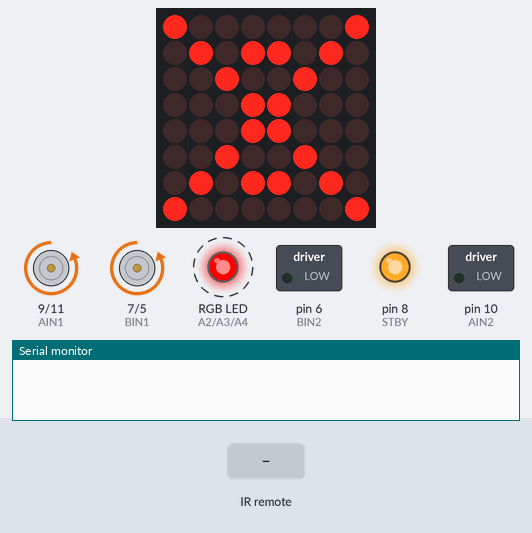
Recording of a sketch running on a simulated Arduino Uno, built with avr-gcc and run on an emulated ATmega328P. On the bench: 8×8 LED matrix, direction and speed pins drawn as motors (green arrow = direction pin HIGH = forward, orange = LOW = backward, longer = more drive, stopped while the standby pin is LOW), switched loads named in the sketch (green lamp = pin HIGH), an RGB LED mixed from three pins (HIGH = lit), output pins drawn as LEDs (lit = HIGH), the last lines printed to the serial monitor. Wiring (inferred from the names in the program): MAX7219 LED driver (orientation assumed): data pin 4; clock pin 2; CS pin 3. Dashed ring = blinking. The test bench sets the inputs (shaded band). Pins used as bus, display or sensor lines are not drawn.

Above: at 0.45 s.
At 1.2 s:
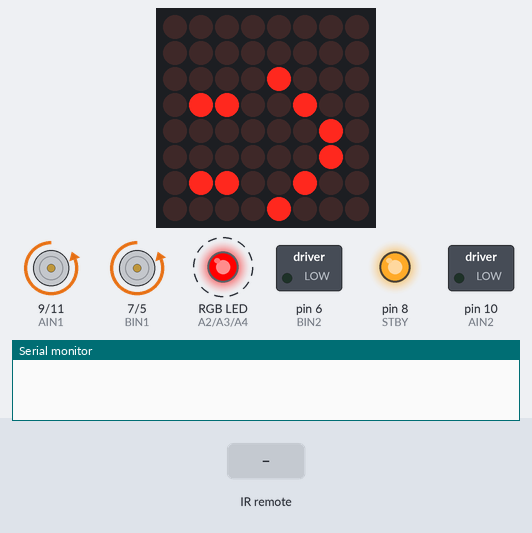
1.3 s: infrared code 0x80 received
At 3.49 s:
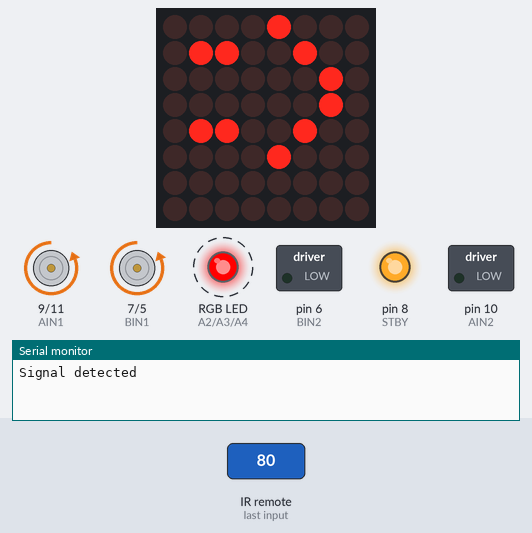
Timing chart, 0 to 10.3 s (numbered marks = the images above; inputs shaded):
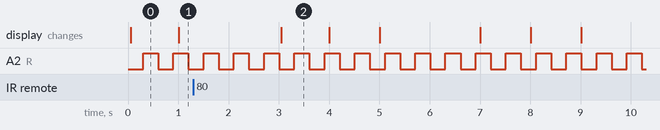

Measured:
- by itself, A2 (R): alternates HIGH for 0.30 s and LOW for 0.30 s
- what the display in image 0 shows lasts 0.9 s, from 0.1 s to 1.0 s

The sketch:

Arnold.ino
```cpp
#include "states.h"

states Arnold;

void setup() {
  Arnold.setup();
}

void loop() {
  Arnold.getTime();
  Arnold.changeState(actionNumber);
}
```

IRdiode.h
```cpp
#include <IRremote.h>

#define SIG A1
#define VCC 13
#define signalDelay 100

IRrecv irrecv(SIG);
decode_results results;;
char actionNumber = 0x16; // default action, 0 on pilot

struct IRdiode{
  unsigned long _currentDuration;
  unsigned long _last_millis;

  void setup(){
    Serial.begin(9600);
    irrecv.enableIRIn();
     pinMode(VCC, OUTPUT);
     digitalWrite(VCC, HIGH);
    }

  void getTime(unsigned long milis){
    _currentDuration+= milis -_last_millis;
    _last_millis = milis;
    if(_currentDuration >= signalDelay){
      if(irrecv.decode()) {
          Serial.print("Signal detected");
          actionNumber =  results.value;
          _currentDuration = 0;
          irrecv.resume();
      }
    }
  }
};
```

buzzer.h
```cpp
#include "notesFrequency.h"
#define BUZ A0

//default notes duration
int currentBPM = 75;
unsigned long quarterNote = 800; //ms
unsigned long wholeNote = quarterNote*4;
unsigned long halfNote = quarterNote*2;
unsigned long eightNote = quarterNote/2;
unsigned long distanceBetweenNotes = 10;

/*
 *  Change tempo of the melody
 *  int newBPM - new tempo in ,,beats per minute"
 */
void changeTempo(int newBPM){
  quarterNote = 60000/newBPM;  // T = 1/f  [min]      T * 60 * 100 [ms]
  eightNote = quarterNote / 2;
  halfNote = quarterNote*2;
  wholeNote = quarterNote*4;
}

/*
 * Simple note
 */
struct note{
  int _frequency;
  unsigned long &_length;
  note(int frequency, unsigned long &length_ms): _length(length_ms), _frequency(frequency){}
};

/*
 * Vector of notes
 */
struct melody{
  int _notes_number;
  note* _notes;
  melody(int notes_number, note* notes): _notes_number(notes_number), _notes(notes){}
};

/*
 * Main buzzer struct
 */
struct buzzer{
  bool _isPlaying = false;
  bool _pausedBetweenNotes = false;
  unsigned long _currentDuration;
  int _currentNoteInd;
  unsigned long _last_millis;
  melody* _currentMelody;

  void pause(){ _isPlaying = false;}
  void play(melody* m){ _currentMelody = m ;_currentNoteInd = 0; _currentDuration = 0; _isPlaying = true;}
  void setup(){ pinMode(BUZ, OUTPUT);}

  /*
   * Main function of this struct
   * Get time from millis() arduino function in main()
   * Playing melody given in play() function
   */
  void getTime(unsigned long milis){
    if(_isPlaying){
      _currentDuration+= milis -_last_millis;
      _last_millis = milis;

      // Buzzer have to wait some time between notes
      // We have to distinguish between two notes from one
      if(_pausedBetweenNotes){
        noTone(BUZ);
        if(_currentDuration >= distanceBetweenNotes){
          _pausedBetweenNotes = false;
          _currentDuration = 0;
        }
      }
      else{
        // Change note if last one have ended.
        if( _currentDuration >= _currentMelody->_notes[_currentNoteInd]._length){
          _currentDuration = 0;
          _currentNoteInd++;
          if(_currentNoteInd == _currentMelody->_notes_number) _currentNoteInd = 0;
          _pausedBetweenNotes = true;
        }
        // Don't change note
        else tone(BUZ, _currentMelody->_notes[_currentNoteInd]._frequency);
      }
    }
    else noTone(BUZ);
  }
};
```

hbridge.h
```cpp
  #define PWMA 11
#define AIN2 10
#define AIN1 9
#define STBY 8
#define BIN1 7
#define BIN2 6
#define PWMB 5

#define _motorChange 100

struct hbridge{
  int _A; // 0 - sleep, -1 backward, 1 foward
  int _B;
  bool motorTurn = false; // false A, true B
  unsigned long _currentDuration;
  unsigned long _last_millis;

  void setup(){
  for(int i = 5; i<12; i++)
    {
    pinMode(i,OUTPUT);
    digitalWrite(i,LOW);
    }
    digitalWrite(STBY, HIGH);
    digitalWrite(PWMA, HIGH);
    digitalWrite(PWMB, HIGH);
  }

  //B - forward
  void BF(){ digitalWrite(AIN1, LOW); digitalWrite(AIN2, HIGH);}

  //B - backward
  void BB(){  digitalWrite(AIN1, HIGH); digitalWrite(AIN2, LOW);}

  //A - forward
  void AF(){ digitalWrite(BIN1, LOW); digitalWrite(BIN2, HIGH);}

  //Left - backward
  void AB(){ digitalWrite(BIN1, HIGH); digitalWrite(BIN2, LOW);}

  void A_stop(){
    digitalWrite(AIN1, LOW);
    digitalWrite(AIN2, LOW);

  }

  void B_stop(){
    digitalWrite(BIN1, LOW);
    digitalWrite(BIN2, LOW);
  }

  void getTime(unsigned long milis){
    _currentDuration+= milis -_last_millis;
    _last_millis = milis;
    if( _currentDuration >= _motorChange){
      _currentDuration = 0;
      motorTurn = !motorTurn;
    }
    if(!motorTurn){
      if(_A) AF();
      else if(_A == -1) AB();
      else A_stop();
    }

    if(motorTurn){
      if(_B) BF();
      else if(_B == -1) BB();
      else B_stop();
    }
  }
};
```

ledMatrix.h
```cpp
#define CLK 2 // clock
#define CS 3  // load pulse
#define DIN 4  // data in


/*
 *  Simple frame
 *  frames generator https://xantorohara.github.io/led-matrix-editor/
 */
struct frame{
  unsigned long _length; // ms
  int64_t _image;
  frame(unsigned long length,  int64_t image): _length(length), _image(image){}
};

/*
 * Vector of frames
 */
struct animation{
  frame* _frames;
  unsigned int _framesNumber;
  animation(unsigned int framesNumber, frame* frames): _framesNumber(framesNumber), _frames(frames){}
};

/*
 * Main led matrix struct
 */
struct ledMatrix{
  unsigned char imageTable[8];  // char == 1 byte
  int64_t img = 0x815a241818245a81; // int64_t == 8 * char =  8 bytes
  unsigned long _currentDuration;
  unsigned long _last_millis;
  animation* _currentAnimation;
  int _currentFrameInd = 0;

 /*
  * Transform 8bytes hex into 8 1 byte hex
 */
  void changeImageTable(int64_t hex){ for(int i = 0; i < 8; i++){ imageTable[i] = (hex >> (8*i)) & 0xff;}}

  void send_byte(unsigned char data){
    digitalWrite(CS,LOW);
    for(int i=8;i>0;i--){
      digitalWrite(CLK,LOW);
      if((data&0x80)==0x80) digitalWrite(DIN,HIGH);
      else  digitalWrite(DIN,LOW);
      data = data<<1;
      digitalWrite(CLK,HIGH);
    }
  }

  void send_data(unsigned char address,unsigned char dat) {
    digitalWrite(CS,LOW);
    send_byte(address);
    send_byte(dat);
    digitalWrite(CS,HIGH);
  }

  void display(){for(int i=1;i<9;i++) send_data(i,imageTable[i-1]);}


  // https://tinusaur.org/tag/max7219/
  void init_MAX7219() {
    send_data(0x09, 0x00); // Decode-Mode Register, 00 = No decode
    send_data(0x0a, 0x03); // Intensity Register, 0x00 .. 0x0f
    send_data(0x0b, 0x07); // Scan-Limit Register, 0x07 to show all lines
    send_data(0x0c, 0x01); // Shutdown Register, 0x01 = Normal Operation
    send_data(0x0f, 0x00); // Display-Test Register, 0x00 = Normal
  }


  void setup(){
    pinMode(CLK,OUTPUT);
    pinMode(CS,OUTPUT);
    pinMode(DIN,OUTPUT);
    delay(50);
    changeImageTable(img);
    init_MAX7219();
  }

    void play(animation* a){ _currentAnimation = a ;_currentFrameInd = 0; _currentDuration = 0;}

    /*
   * Main function of this struct
   * Get time from millis() arduino function in main()
   * Playing animation given in play() function
   */
   void getTime(unsigned long milis){
    _currentDuration+= milis -_last_millis;
    _last_millis = milis;
    if( _currentDuration >= _currentAnimation->_frames[_currentFrameInd]._length){
      _currentDuration = 0;
      _currentFrameInd++;
      if(_currentFrameInd == _currentAnimation->_framesNumber) _currentFrameInd = 0;
      changeImageTable(_currentAnimation->_frames[_currentFrameInd]._image);
    }
    else display();
   }
};
```

notesFrequency.h
```cpp
/// Notes frequency
///Source: https://forbot.pl/blog/kurs-arduino-ii-syrena-alarmowa-mosfet-w-praktyce-id15497

#define NOTE_B0  31
#define NOTE_C1  33
#define NOTE_CS1 35
#define NOTE_D1  37
#define NOTE_DS1 39
#define NOTE_E1  41
#define NOTE_F1  44
#define NOTE_FS1 46
#define NOTE_G1  49
#define NOTE_GS1 52
#define NOTE_A1  55
#define NOTE_AS1 58
#define NOTE_B1  62
#define NOTE_C2  65
#define NOTE_CS2 69
#define NOTE_D2  73
#define NOTE_DS2 78
#define NOTE_E2  82
#define NOTE_F2  87
#define NOTE_FS2 93
#define NOTE_G2  98
#define NOTE_GS2 104
#define NOTE_A2  110
#define NOTE_AS2 117
#define NOTE_B2  123
#define NOTE_C3  131
#define NOTE_CS3 139
#define NOTE_D3  147
#define NOTE_DS3 156
#define NOTE_E3  165
#define NOTE_F3  175
#define NOTE_FS3 185
#define NOTE_G3  196
#define NOTE_GS3 208
#define NOTE_A3  220
#define NOTE_AS3 233
#define NOTE_B3  247
#define NOTE_C4  262
#define NOTE_CS4 277
#define NOTE_D4  294
#define NOTE_DS4 311
#define NOTE_E4  330
#define NOTE_F4  349
#define NOTE_FS4 370
#define NOTE_G4  392
#define NOTE_GS4 415
#define NOTE_A4  440
#define NOTE_AS4 466
#define NOTE_B4  494
#define NOTE_C5  523
#define NOTE_CS5 554
#define NOTE_D5  587
#define NOTE_DS5 622
#define NOTE_E5  659
#define NOTE_F5  698
#define NOTE_FS5 740
#define NOTE_G5  784
#define NOTE_GS5 831
#define NOTE_A5  880
#define NOTE_AS5 932
#define NOTE_B5  988
#define NOTE_C6  1047
#define NOTE_CS6 1109
#define NOTE_D6  1175
#define NOTE_DS6 1245
#define NOTE_E6  1319
#define NOTE_F6  1397
#define NOTE_FS6 1480
#define NOTE_G6  1568
#define NOTE_GS6 1661
#define NOTE_A6  1760
#define NOTE_AS6 1865
#define NOTE_B6  1976
#define NOTE_C7  2093
#define NOTE_CS7 2217
#define NOTE_D7  2349
#define NOTE_DS7 2489
#define NOTE_E7  2637
#define NOTE_F7  2794
#define NOTE_FS7 2960
#define NOTE_G7  3136
#define NOTE_GS7 3322
#define NOTE_A7  3520
#define NOTE_AS7 3729
#define NOTE_B7  3951
#define NOTE_C8  4186
#define NOTE_CS8 4435
#define NOTE_D8  4699
#define NOTE_DS8 4978
```

rgb.h
```cpp
#define R A2
#define G A3
#define B A4

enum rgb_state{off, police, error,green };

struct rgb{
  unsigned long _currentDuration;
  unsigned long _last_millis;
  unsigned long _colorChange = 300; // [ms]
  rgb_state mystate = off;
  bool _light;

  void changeState(rgb_state newState){ mystate = newState;}
  void setup(){ pinMode(R,OUTPUT); pinMode(G,OUTPUT); pinMode(B,OUTPUT);}
  void getTime(unsigned long milis){
    _currentDuration+= milis -_last_millis;
    _last_millis = milis;
    if( _currentDuration >= _colorChange){
      _currentDuration = 0;
      _light = !_light;
    }
    switch (mystate){
      case off:
        digitalWrite(R,0);
        digitalWrite(G,0);
        digitalWrite(B,0);
        break;
      case police:
        digitalWrite(R, _light);
        digitalWrite(G,0);
        digitalWrite(B, !_light);
        break;
      case error:
        digitalWrite(R, _light);
        digitalWrite(G,0);
        digitalWrite(B,0);
        break;
      case green:
        digitalWrite(R, 0);
        digitalWrite(G,_light);
        digitalWrite(B,0);
      }
    }
};
```

songs_and_melodies.h
```cpp
#include "buzzer.h"
#include "ledMatrix.h"

/* ===============================================
 * ================= MELODIES ====================
 * ===============================================
  */

note PeterGunn[48] = {
                     note(NOTE_F3, eightNote),note(NOTE_F3, eightNote), note(NOTE_G3, eightNote), note(NOTE_F3, eightNote),
                     note(NOTE_GS3, eightNote), note(NOTE_F3, eightNote), note(NOTE_AS3, eightNote), note(NOTE_GS3, eightNote),

                     note(NOTE_DS4, halfNote), note(NOTE_C4, halfNote),

                     note(NOTE_F3, eightNote),note(NOTE_F3, eightNote), note(NOTE_G3, eightNote), note(NOTE_F3, eightNote),
                     note(NOTE_GS3, eightNote), note(NOTE_F3, eightNote), note(NOTE_AS3, eightNote), note(NOTE_GS3, eightNote),

                     note(NOTE_DS4, wholeNote),

                     note(NOTE_C5, eightNote),note(NOTE_FS4, eightNote), note(NOTE_G3, eightNote), note(NOTE_F3, eightNote),
                     note(NOTE_GS3,eightNote), note(NOTE_F3, eightNote), note(NOTE_AS3, eightNote), note(NOTE_GS3, eightNote),

                     note(NOTE_F3, eightNote), note(NOTE_C4, eightNote), note(NOTE_DS4, eightNote), note(NOTE_F4, eightNote),
                     note(NOTE_FS4, quarterNote), note(NOTE_FS4, eightNote), note(NOTE_FS4, eightNote),

                     note(NOTE_FS4, quarterNote), note(NOTE_F4, eightNote), note(NOTE_DS4, eightNote),
                     note(NOTE_A3, quarterNote), note(NOTE_FS3, eightNote), note(NOTE_A3, eightNote),

                     note(NOTE_E3, eightNote),note(NOTE_F3, eightNote), note(NOTE_G3, eightNote), note(NOTE_F3, eightNote),
                     note(NOTE_GS3, eightNote), note(NOTE_F3, eightNote), note(NOTE_AS3, eightNote), note(NOTE_GS3, eightNote),
                     };
melody blues_brothers_PeterGunn(48, PeterGunn);

note kurki3[14] = {note(NOTE_D4, eightNote), note(NOTE_D4, eightNote), note(NOTE_A4, eightNote), note(NOTE_A4, eightNote),
                   note(NOTE_B4, eightNote), note(NOTE_B4, eightNote), note(NOTE_A4, quarterNote),
                   note(NOTE_G4, eightNote), note(NOTE_G4, eightNote), note(NOTE_FS4, eightNote), note(NOTE_FS4, eightNote),
                   note(NOTE_E4, eightNote), note(NOTE_E4, eightNote), note(NOTE_D4, quarterNote)};
melody kurki_trzy(14, kurki3);

note policeSirens[2] = {note(NOTE_GS4, eightNote), note(NOTE_E4, eightNote)};
melody police_sirens(2, policeSirens);


/* ===============================================
 * =============== ANIMATIONS ====================
 * ===============================================
  */

frame _happyFace[3] = {frame(1000, 0x0008640202640800), frame(2000, 0x0864020264080000), frame(1000, 0x0000086402026408)};
animation happyFace(3, _happyFace);

frame _bluesFace[5] = {frame(500, 0x0080800000808000), frame(500, 0xc02020c0c02020c0),frame(500, 0xe09090e0e09090e0),frame(500, 0x7048487070484870),frame(10000, 0x3824243838242438)};
animation bluesFace(5, _bluesFace);
```

states.h
```cpp
#include "IRdiode.h"
#include "hbridge.h"
#include "songs_and_melodies.h"
#include "rgb.h"

buzzer _buzzer;
rgb _rgb;
ledMatrix _ledMatrix;
IRdiode _IR;
hbridge _hbridge;

#define default_state 0x16 // 0 on pilot
#define policeChase_state 0x0C // 1 on pilot
#define bluesBrothers_state 0x18 // 2 on pilot
#define szly_kurki_state 0x5E // 3 on pilot
#define totoro_state 0x08 // 4 on pilot
#define buzzerSpeedUp_state 0x15 // vol+ on pilot
#define buzzerSpeedDown_state 0x07 // vol - on pilot

struct states{
  char _currentState;

  void setup(){
    _rgb.setup();
    _buzzer.setup();
    _ledMatrix.setup();
    _IR.setup();
    _hbridge.setup();
    this->changeState(default_state);
    }

  void getTime(){
    _buzzer.getTime(millis());
    _rgb.getTime(millis());
    _ledMatrix.getTime(millis());
    _IR.getTime(millis());
    _hbridge.getTime(millis());
  }

  void changeState(char _actionNumber){
    if(_actionNumber == _currentState) return void();
    _currentState = _actionNumber;

    switch(_actionNumber){
      case default_state:
        _buzzer.pause();
        _rgb.changeState(error);
        _ledMatrix.play(&happyFace);
        _hbridge._A = 0; _hbridge._B = 0;
        break;
      case policeChase_state:
        _buzzer.play(&police_sirens);
        _rgb.changeState(police);
        _ledMatrix.play(&bluesFace);
        _hbridge._A = 1; _hbridge._B = 1;
        break;
      case buzzerSpeedUp_state:
        if(currentBPM < 150) currentBPM +=15;
        changeTempo(currentBPM);
        break;
      case buzzerSpeedDown_state:
        if(currentBPM > 50) currentBPM -=15;
        changeTempo(currentBPM);
        break;
      case bluesBrothers_state:
        _buzzer.play(&blues_brothers_PeterGunn);
        _rgb.changeState(police);
        _ledMatrix.play(&bluesFace);
        _hbridge._A = 1; _hbridge._B = -1;
        break;
      case szly_kurki_state:
        _buzzer.play(&kurki_trzy);
        _rgb.changeState(green);
        _ledMatrix.play(&happyFace);
        _hbridge._A = -1; _hbridge._B = 1;
        break;
      case totoro_state:
        break;
    }
  }

};
```
